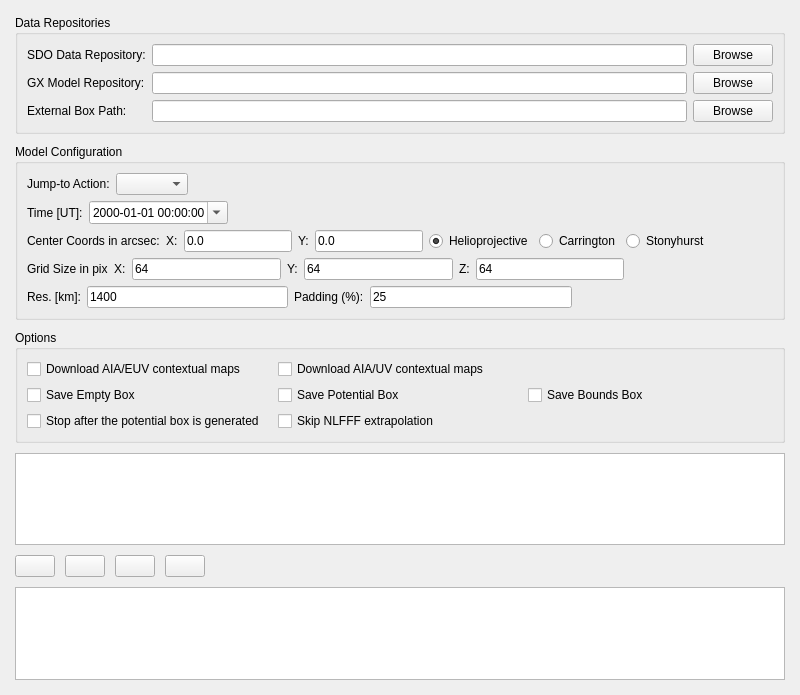
<?xml version="1.0" encoding="UTF-8"?>
<ui version="4.0">
 <class>MainWindow</class>
 <widget class="QMainWindow" name="MainWindow">
  <property name="geometry">
   <rect>
    <x>0</x>
    <y>0</y>
    <width>800</width>
    <height>695</height>
   </rect>
  </property>
  <property name="windowTitle">
   <string>Solar Data Model GUI</string>
  </property>
  <widget class="QWidget" name="central_widget">
   <layout class="QVBoxLayout" name="main_layout">
    <property name="spacing">
     <number>10</number>
    </property>
    <property name="leftMargin">
     <number>15</number>
    </property>
    <property name="topMargin">
     <number>15</number>
    </property>
    <property name="rightMargin">
     <number>15</number>
    </property>
    <property name="bottomMargin">
     <number>15</number>
    </property>
    <item>
     <layout class="QHBoxLayout">
      <item>
       <widget class="QGroupBox" name="data_repository_section">
        <property name="title">
         <string>Data Repositories</string>
        </property>
        <layout class="QGridLayout" name="gridLayout">
         <item row="0" column="0">
          <widget class="QLabel" name="label_sdo_data">
           <property name="text">
            <string>SDO Data Repository:</string>
           </property>
          </widget>
         </item>
         <item row="0" column="1">
          <widget class="QLineEdit" name="sdo_data_edit">
           <property name="toolTip">
            <string>Path to the SDO data repository</string>
           </property>
          </widget>
         </item>
         <item row="0" column="2">
          <widget class="QPushButton" name="sdo_browse_button">
           <property name="text">
            <string>Browse</string>
           </property>
          </widget>
         </item>
         <item row="1" column="0">
          <widget class="QLabel" name="label_gx_model">
           <property name="text">
            <string>GX Model Repository:</string>
           </property>
          </widget>
         </item>
         <item row="1" column="1">
          <widget class="QLineEdit" name="gx_model_edit">
           <property name="toolTip">
            <string>Path to the GX model repository</string>
           </property>
          </widget>
         </item>
         <item row="1" column="2">
          <widget class="QPushButton" name="gx_browse_button">
           <property name="text">
            <string>Browse</string>
           </property>
          </widget>
         </item>
         <item row="2" column="0">
          <widget class="QLabel" name="label_external_box">
           <property name="text">
            <string>External Box Path:</string>
           </property>
          </widget>
         </item>
         <item row="2" column="1">
          <widget class="QLineEdit" name="external_box_edit">
           <property name="toolTip">
            <string>Path to the external box, if exist.</string>
           </property>
          </widget>
         </item>
         <item row="2" column="2">
          <widget class="QPushButton" name="external_browse_button">
           <property name="text">
            <string>Browse</string>
           </property>
          </widget>
         </item>
        </layout>
       </widget>
      </item>
     </layout>
    </item>
    <item>
     <widget class="QGroupBox" name="groupBox">
      <property name="title">
       <string>Model Configuration</string>
      </property>
      <layout class="QVBoxLayout" name="verticalLayout_2">
       <item>
        <layout class="QHBoxLayout" name="jumpToActionLayout">
         <item>
          <widget class="QLabel" name="label_jumpToAction">
           <property name="text">
            <string>Jump-to Action:</string>
           </property>
          </widget>
         </item>
         <item>
          <widget class="QComboBox" name="jump_to_action_combo">
          </widget>
         </item>
         <item>
          <spacer name="spacer_jumpToAction">
           <property name="orientation">
            <enum>Qt::Horizontal</enum>
           </property>
           <property name="sizeHint" stdset="0">
            <size>
             <width>40</width>
             <height>20</height>
            </size>
           </property>
          </spacer>
         </item>
        </layout>
       </item>
       <item>
        <layout class="QHBoxLayout" name="modelTimeLayout">
         <item>
          <widget class="QLabel" name="label_modelTime">
           <property name="text">
            <string>Time [UT]:</string>
           </property>
          </widget>
         </item>
         <item>
          <widget class="QDateTimeEdit" name="model_time_edit">
           <property name="displayFormat">
            <string>yyyy-MM-dd HH:mm:ss</string>
           </property>
           <property name="calendarPopup">
            <bool>true</bool>
           </property>
          </widget>
         </item>
         <item>
          <spacer name="spacer_modelTime">
           <property name="orientation">
            <enum>Qt::Horizontal</enum>
           </property>
           <property name="sizeHint" stdset="0">
            <size>
             <width>40</width>
             <height>20</height>
            </size>
           </property>
          </spacer>
         </item>
        </layout>
       </item>
       <item>
        <layout class="QHBoxLayout" name="coordsLayout">
         <item>
          <widget class="QLabel" name="coord_label">
           <property name="text">
            <string>Center Coords in arcsec:</string>
           </property>
          </widget>
         </item>
         <item>
          <widget class="QLabel" name="coord_x_label">
           <property name="text">
            <string>X:</string>
           </property>
          </widget>
         </item>
         <item>
          <widget class="QLineEdit" name="coord_x_edit">
           <property name="toolTip">
            <string>Solar X coordinate of the model center in arcsec</string>
           </property>
           <property name="text">
            <string>0.0</string>
           </property>
          </widget>
         </item>
         <item>
          <widget class="QLabel" name="coord_y_label">
           <property name="text">
            <string>Y:</string>
           </property>
          </widget>
         </item>
         <item>
          <widget class="QLineEdit" name="coord_y_edit">
           <property name="toolTip">
            <string>Solar Y coordinate of the model center in arcsec</string>
           </property>
           <property name="text">
            <string>0.0</string>
           </property>
          </widget>
         </item>
         <item>
          <widget class="QRadioButton" name="hpc_radio_button">
           <property name="toolTip">
            <string>Use Helioprojective coordinates frame to define the model center</string>
           </property>
           <property name="text">
            <string>Helioprojective</string>
           </property>
           <property name="checked">
            <bool>true</bool>
           </property>
          </widget>
         </item>
         <item>
          <widget class="QRadioButton" name="hgc_radio_button">
           <property name="toolTip">
            <string>Use Heliographic Carrington coordinates frame to define the model center</string>
           </property>
           <property name="text">
            <string>Carrington</string>
           </property>
          </widget>
         </item>
         <item>
          <widget class="QRadioButton" name="hgs_radio_button">
           <property name="toolTip">
            <string>Use Heliographic Stonyhurst coordinates frame to define the model center</string>
           </property>
           <property name="text">
            <string>Stonyhurst</string>
           </property>
          </widget>
         </item>
         <item>
          <spacer name="spacer_coords">
           <property name="orientation">
            <enum>Qt::Horizontal</enum>
           </property>
           <property name="sizeHint" stdset="0">
            <size>
             <width>40</width>
             <height>20</height>
            </size>
           </property>
          </spacer>
         </item>
        </layout>
       </item>
       <item>
        <layout class="QHBoxLayout" name="gridLayout">
         <item>
          <widget class="QLabel" name="label_gridSize">
           <property name="text">
            <string>Grid Size in pix</string>
           </property>
          </widget>
         </item>
         <item>
          <widget class="QLabel" name="label_gridX">
           <property name="text">
            <string>X:</string>
           </property>
          </widget>
         </item>
         <item>
          <widget class="QLineEdit" name="grid_x_edit">
           <property name="toolTip">
            <string>Number of grid points in the x-direction</string>
           </property>
           <property name="text">
            <string>64</string>
           </property>
          </widget>
         </item>
         <item>
          <widget class="QLabel" name="label_gridY">
           <property name="text">
            <string>Y:</string>
           </property>
          </widget>
         </item>
         <item>
          <widget class="QLineEdit" name="grid_y_edit">
           <property name="toolTip">
            <string>Number of grid points in the y-direction</string>
           </property>
           <property name="text">
            <string>64</string>
           </property>
          </widget>
         </item>
         <item>
          <widget class="QLabel" name="label_gridZ">
           <property name="text">
            <string>Z:</string>
           </property>
          </widget>
         </item>
         <item>
          <widget class="QLineEdit" name="grid_z_edit">
           <property name="toolTip">
            <string>Number of grid points in the z-direction</string>
           </property>
           <property name="text">
            <string>64</string>
           </property>
          </widget>
         </item>
         <item>
          <spacer name="spacer_grid">
           <property name="orientation">
            <enum>Qt::Horizontal</enum>
           </property>
           <property name="sizeHint" stdset="0">
            <size>
             <width>40</width>
             <height>20</height>
            </size>
           </property>
          </spacer>
         </item>
        </layout>
       </item>
       <item>
        <layout class="QHBoxLayout" name="resPaddingLayout">
         <item>
          <widget class="QLabel" name="label_resolution">
           <property name="text">
            <string>Res. [km]:</string>
           </property>
          </widget>
         </item>
         <item>
          <widget class="QLineEdit" name="res_edit">
           <property name="toolTip">
            <string>Resolution in km</string>
           </property>
           <property name="text">
            <string>1400</string>
           </property>
          </widget>
         </item>
         <item>
          <widget class="QLabel" name="label_padding">
           <property name="text">
            <string>Padding (%):</string>
           </property>
          </widget>
         </item>
         <item>
          <widget class="QLineEdit" name="padding_size_edit">
           <property name="toolTip">
            <string>Padding as a percentage of box dimensions, increases each side of the box for extended margins.</string>
           </property>
           <property name="text">
            <string>25</string>
           </property>
          </widget>
         </item>
         <item>
          <spacer name="spacer_resPadding">
           <property name="orientation">
            <enum>Qt::Horizontal</enum>
           </property>
           <property name="sizeHint" stdset="0">
            <size>
             <width>40</width>
             <height>20</height>
            </size>
           </property>
          </spacer>
         </item>
        </layout>
       </item>
      </layout>
     </widget>
    </item>
    <item>
     <widget class="QGroupBox" name="optionsGroupBox">
      <property name="title">
       <string>Options</string>
      </property>
      <layout class="QGridLayout" name="gridLayout">
       <item row="0" column="0">
        <widget class="QCheckBox" name="download_aia_euv">
         <property name="text">
          <string>Download AIA/EUV contextual maps</string>
         </property>
        </widget>
       </item>
       <item row="0" column="1">
        <widget class="QCheckBox" name="download_aia_uv">
         <property name="text">
          <string>Download AIA/UV contextual maps</string>
         </property>
        </widget>
       </item>
       <item row="1" column="0">
        <widget class="QCheckBox" name="save_empty_box">
         <property name="text">
          <string>Save Empty Box</string>
         </property>
        </widget>
       </item>
       <item row="1" column="1">
        <widget class="QCheckBox" name="save_potential_box">
         <property name="text">
          <string>Save Potential Box</string>
         </property>
        </widget>
       </item>
       <item row="1" column="2">
        <widget class="QCheckBox" name="save_bounds_box">
         <property name="text">
          <string>Save Bounds Box</string>
         </property>
        </widget>
       </item>
       <item row="2" column="0">
        <widget class="QCheckBox" name="stop_after_potential_box">
         <property name="text">
          <string>Stop after the potential box is generated</string>
         </property>
        </widget>
       </item>
       <item row="2" column="1">
        <widget class="QCheckBox" name="skip_nlfff_extrapolation">
         <property name="text">
          <string>Skip NLFFF extrapolation</string>
         </property>
        </widget>
       </item>
      </layout>
     </widget>
    </item>
    <item>
     <widget class="QTextEdit" name="cmd_display_edit">
      <property name="font">
       <font>
        <family>Arial</family>
        <pointsize>12</pointsize>
        <weight>50</weight>
        <italic>false</italic>
        <bold>false</bold>
       </font>
      </property>
      <property name="readOnly">
       <bool>true</bool>
      </property>
     </widget>
    </item>
    <item>
     <layout class="QHBoxLayout" name="cmd_button_layout">
      <item>
       <widget class="QPushButton" name="execute_button">
        <property name="toolTip">
         <string>Create GXbox with the given parameters</string>
        </property>
        <property name="icon">
         <iconset>
          <normaloff>play.svg</normaloff>play.svg</iconset>
        </property>
       </widget>
      </item>
      <item>
       <widget class="QPushButton" name="save_button">
        <property name="toolTip">
         <string>Save the GXbox</string>
        </property>
        <property name="icon">
         <iconset>
          <normaloff>save.svg</normaloff>save.svg</iconset>
        </property>
       </widget>
      </item>
      <item>
       <widget class="QPushButton" name="clear_button_refresh">
        <property name="toolTip">
         <string>Refresh the session</string>
        </property>
        <property name="icon">
         <iconset>
          <normaloff>refresh.svg</normaloff>refresh.svg</iconset>
        </property>
       </widget>
      </item>
      <item>
       <widget class="QPushButton" name="clear_button_clear">
        <property name="toolTip">
         <string>Clear the status log</string>
        </property>
        <property name="icon">
         <iconset>
          <normaloff>clear.svg</normaloff>clear.svg</iconset>
        </property>
       </widget>
      </item>
      <item>
       <spacer name="spacer_cmd_buttons">
        <property name="orientation">
         <enum>Qt::Horizontal</enum>
        </property>
        <property name="sizeHint" stdset="0">
         <size>
          <width>40</width>
          <height>20</height>
         </size>
        </property>
       </spacer>
      </item>
     </layout>
    </item>
    <item>
     <widget class="QTextEdit" name="status_log_edit">
      <property name="readOnly">
       <bool>true</bool>
      </property>
     </widget>
    </item>
   </layout>
  </widget>
 </widget>
 <resources/>
 <connections/>
</ui>
